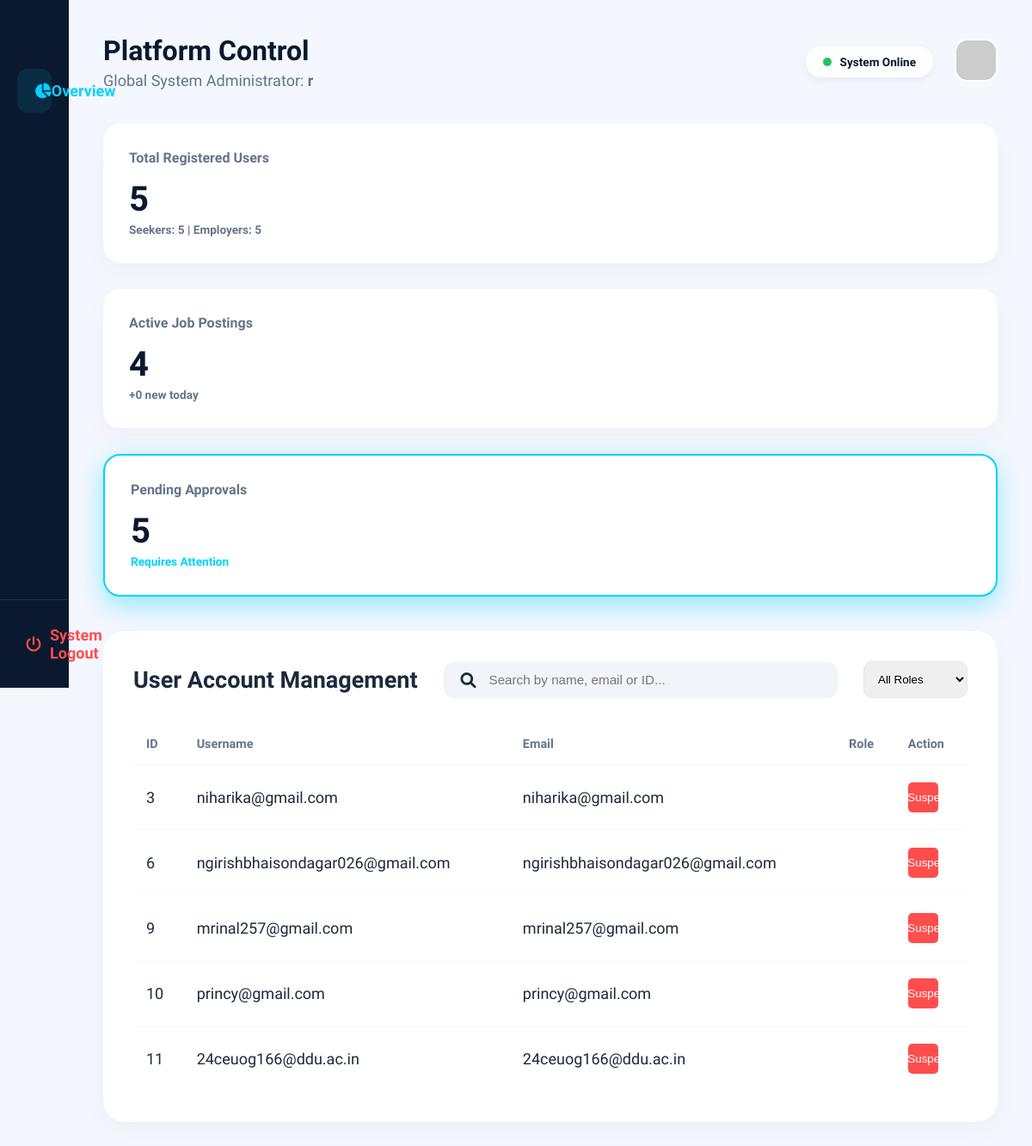
The page /admin_dashboard/ (signed in) on the database as committed earlier.
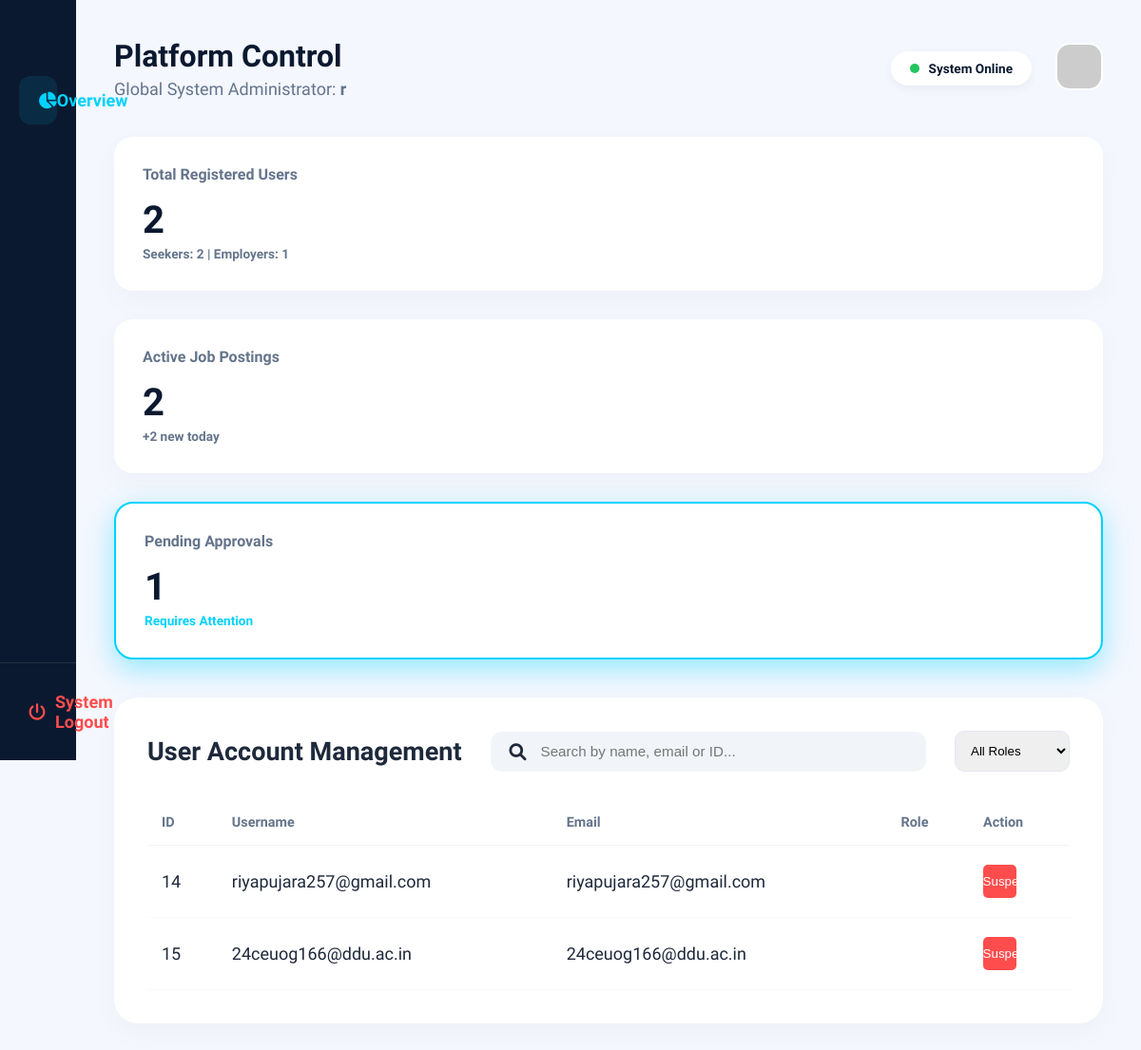
The same page on the database as committed later.
### accounts/models.py (models this page shows, shortened)
class User(AbstractUser):
    is_seeker = models.BooleanField(default=False)
    is_employer = models.BooleanField(default=False)
    profile_picture = models.ImageField(upload_to='profiles/', null=True, blank=True)

class seekerdb(models.Model):
    WORK_TYPES = (
        ('Remote', 'Remote'),
        ('On-site', 'On-site'),
        ('Hybrid', 'Hybrid'),
    )
    user = models.OneToOneField(User, on_delete=models.CASCADE, related_name='seeker_profile')
    full_name = models.CharField(max_length=255)
    experience_years = models.IntegerField(default=0)
    work_type = models.CharField(max_length=20, choices=WORK_TYPES, default='Remote')
    skills = models.TextField(help_text="Enter skills separated by commas")
    resume = models.FileField(
        upload_to='resumes/',
        validators=[FileExtensionValidator(['pdf', 'doc', 'docx'])],
        null=True, blank=True
    )
    resume_updated_at = models.DateTimeField(auto_now=True)
    profile_views = models.IntegerField(default=0)

### accounts/views.py (the view)
# urls.py: path('admin_dashboard/', views.admin_dashboard, name='admin_dashboard'),
@user_passes_test(lambda u: u.is_superuser)
@login_required
def admin_dashboard(request):
    profiles = seekerdb.objects.all()
    stats = {
        "total_users": profiles.count(),
        "seekers_count": seekerdb.objects.count(),
        "employers_count": employerdb.objects.count(),
        "active_jobs": Job.objects.filter(is_active=True).count(),
        "jobs_today": Job.objects.filter(created_at__date=date.today()).count(),
        "pending_verifications": employerdb.objects.filter(is_verified=False).count()
    }
    return render(request, "admin_dashboard.html", {
        "profiles": profiles,
        "stats": stats
    })

### templates/admin_dashboard.html (shortened to what this page needs)
{% extends 'base.html' %} {% load static %} {% block navbar %}{% endblock %}
{%block footer %}{% endblock %} {% block extra_css %}
<link rel="stylesheet" href="{% static 'css/admin_dashboard.css' %}" />
{% endblock %} {% block content %}
<div class="admin-wrapper">
  <aside class="sidebar">
    <div class="sidebar-brand">
    </div>
    <ul class="sidebar-nav">
      <li>
        <a href="{% url 'admin_dashboard' %}" class="active"
          ><i class="fas fa-chart-pie"></i> Overview</a
        >
      </li>
    </ul>
    <div class="sidebar-footer">
      <a href="{% url 'logout' %}" class="logout-link"
        ><i class="fas fa-power-off"></i> System Logout</a
      >
    </div>
  </aside>
  <main class="main-content">
    <header class="top-header">
      <div class="user-greeting">
        <h1>Platform Control</h1>
        <p>Global System Administrator: <strong>{{ user.username }}</strong></p>
      </div>
      <div class="header-right">
        <div class="status-indicator">
          <span class="pulse-green"></span> System Online
        </div>
        <div class="user-avatar">
          <img
            src="https://ui-avatars.com/api/?name=Admin&background=00d2ff&color=0a192f"
            alt="Admin"
          />
        </div>
      </div>
    </header>
    <section class="stats-container">
      <div class="stat-card">
        <h3>Total Registered Users</h3>
        <p class="number">{{ stats.total_users|default:"0" }}</p>
        <span class="label"
          >Seekers: {{ stats.seekers_count }} | Employers: {{ stats.employers_count }}</span>
      </div>
      <div class="stat-card">
        <h3>Active Job Postings</h3>
        <p class="number">{{ stats.active_jobs }}</p>
        <span class="label">+{{ stats.jobs_today }} new today</span>
      </div>
      <div class="stat-card glow-card">
        <h3>Pending Approvals</h3>
        <p class="number">{{ stats.pending_verifications }}</p>
        <span class="label text-cyan">Requires Attention</span>
      </div>
    </section>
    <section class="table-container">
      <div class="table-header">
        <h2>User Account Management</h2>
        <form method="GET" action="" class="search-box">
          <i class="fas fa-search"></i>
          <input
            type="text"
            name="search"
            placeholder="Search by name, email or ID..."
            value="{{ request.GET.search }}"
          />
        </form>
        <div class="filter-group">
          <select class="role-filter" onchange="location = this.value">
            <option value="?role=all">All Roles</option>
          </select>
        </div>
      </div>
      <div class="responsive-table">
  <table class="admin-table">
    <thead>
      <tr>
        <th>ID</th>
        <th>Username</th>
        <th>Email</th>
        <th>Role</th>
        <th>Action</th>
      </tr>
    </thead>
    <tbody>
      {% for p in profiles %}
      <tr>
        <td>{{ p.user.id }}</td>
        <td>{{ p.user.username }}</td>
        <td>{{ p.user.email }}</td>
        <td>{{ p.role }}</td>
        <td>
  {% if p.user.is_active %}
  <form method="POST" action="{% url 'suspend_user' p.user.id %}">
    <button type="submit" class="btn-action suspend">
      <i class="fas fa-user-slash"></i> Suspend
    </button>
  </form>
  {% endif %}
</td>
      </tr>
      {% empty %}
      <tr>
        <td colspan="5" style="text-align:center">
          No users found matching criteria
        </td>
      </tr>
      {% endfor %}
    </tbody>
  </table>
</div>
    </section>
  </main>
</div>
{% endblock %}

### templates/base.html (shortened to what this page needs)
{% load static %}
<!doctype html>
<html lang="en">
  <head>
    <link rel="stylesheet" href="{% static 'css/base.css' %}" />
    <link
      rel="stylesheet"
      href="https://cdnjs.cloudflare.com/ajax/libs/font-awesome/6.0.0/css/all.min.css"
    />
    {% block extra_css %}{% endblock %}
  </head>
  <body>
     {% block content %} {% endblock %}
  </body>
</html>

### static/css/base.css (style rules this page uses)
:root { --navy: #0a192f; --cyan: #00d2ff; --cyan-glow: rgba(0, 210, 255, 0.4); --purple-glow: rgba(160, 32, 240, 0.3); --white: #ffffff; --light-bg: #f8fafc; --text-navy: #1e293b; --text-light: #64748b; }
* { margin: 0; padding: 0; box-sizing: border-box; }
body { font-family: "Plus Jakarta Sans", sans-serif; background-color: var(--white); color: var(--text-navy); font-size: 18px; }

Rows that differ between the two databases and show on the page:
removed seekerdb: user.id "3", user.username "niharika@gmail.com", user.email "niharika@gmail.com", shows "Suspend"
removed seekerdb: user.id "6", user.username "ngirishbhaisondagar026@gmail.com", user.email "ngirishbhaisondagar026@gmail.com", shows "Suspend"
removed seekerdb: user.id "9", user.username "mrinal257@gmail.com", user.email "mrinal257@gmail.com", shows "Suspend"
removed seekerdb: user.id "10", user.username "princy@gmail.com", user.email "princy@gmail.com", shows "Suspend"
removed seekerdb: user.id "11", user.username "24ceuog166@ddu.ac.in", user.email "24ceuog166@ddu.ac.in", shows "Suspend"
added seekerdb: user.id "14", user.username "riyapujara257@gmail.com", user.email "riyapujara257@gmail.com", shows "Suspend"
added seekerdb: user.id "15", user.username "24ceuog166@ddu.ac.in", user.email "24ceuog166@ddu.ac.in", shows "Suspend"
Other text that changed with them:
{{ stats.total_users|default:"0" }}: "5" → "2"
{{ stats.seekers_count }}: "5" → "2"
{{ stats.employers_count }}: "5" → "1"
{{ stats.active_jobs }}: "4" → "2"
{{ stats.jobs_today }}: "0" → "2"
{{ stats.pending_verifications }}: "5" → "1"
